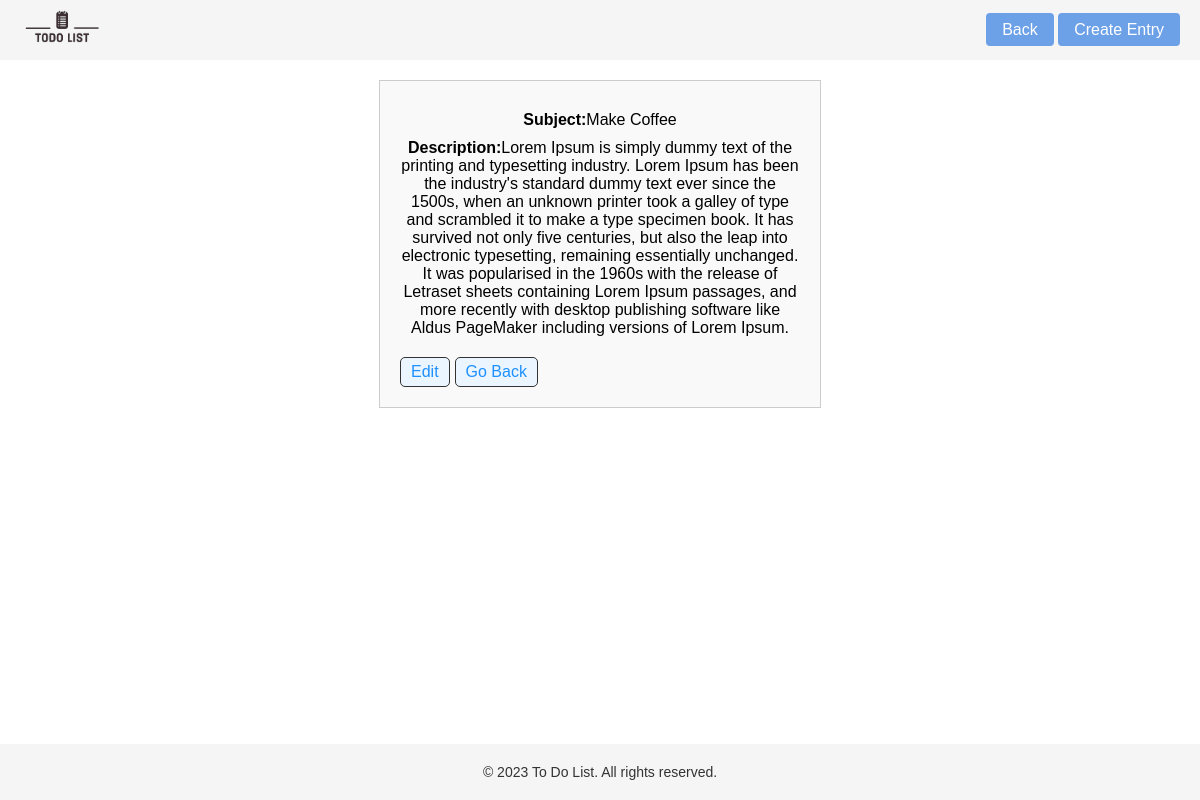
/single-entry/90c0cef2-deb0-4065-ac61-459695c1f006/, run on the app's committed database.
### entry/models.py (models this page shows, shortened)
class Entry(models.Model):
    subject = models.CharField(max_length=200)
    description = models.TextField(null=True, blank=True)
    created = models.DateTimeField(auto_now_add=True)
    id = models.UUIDField(default=uuid.uuid4, unique=True, primary_key=True, editable=False)

### entry/views.py (the view)
# urls.py: path('single-entry/<str:pk>/', views.single_entry, name='single_entry'),
def single_entry(request, pk):
    single_entry_data = {"Id": None, "Subject": "Error 404", "Description": "This Page Does not exist"}
    if Entry.objects.get(id=pk):
        single_entry_data = Entry.objects.get(id=pk)
    context = {'single_entry': single_entry_data}
    return render(request, 'entry/single_entry.html', context)

### entry/templates/entry/single_entry.html
{% extends 'main.html' %}
{% block content %}
<div class="task-details">
    <div class="task-info">
        <p><strong>Subject:</strong>{{ single_entry.subject }}</p>
        <p><strong>Description:</strong>{{ single_entry.description }}</p>
    </div>
    <div class="task-actions">
        <a href="{% url 'update_entry' single_entry.id %}" class="action-btn edit-btn">Edit</a>
        <a href="{% url 'entry_list' %}" class="action-btn go-back-btn">Go Back</a>
    </div>
</div>
{% endblock content %}

### static/styles/main.css (style rules this page uses)
body { font-family: Arial, sans-serif; margin: 0; padding: 0; }
.task-actions { display: flex; gap: 5px; }
.action-btn { text-decoration: none; padding: 5px 10px; border: 1px solid #333; background-color: #f0f0f0; color: #333; border-radius: 5px; }
.edit-btn, .go-back-btn { background-color: #eaf5ff; color: #1E90FF; }
.task-details { max-width: 400px; margin: 20px auto; padding: 20px; border: 1px solid #ccc; background-color: #f9f9f9; text-align: center; }
.task-info p { margin: 10px 0; }
.task-actions { margin-top: 20px; }

### static/styles/navbar.css (style rules this page uses)
body { margin: 0; font-family: Arial, sans-serif; }

### data on the page
Entry: subject "Make Coffee", description "Lorem Ipsum is simply dummy text of the printing and typesetting industry. Lorem Ipsum has been the industry's standard dummy text ever since the 1500s, when an unknown printer took a galley of type and scrambled it to make a type specimen book. It has survived not only five centuries, but also the leap into electronic typesetting, remaining essentially unchanged. It was popularised in the 1960s with the release of Letraset sheets containing Lorem Ipsum passages, and more recently with desktop publishing software like Aldus PageMaker including versions of Lorem Ipsum."
